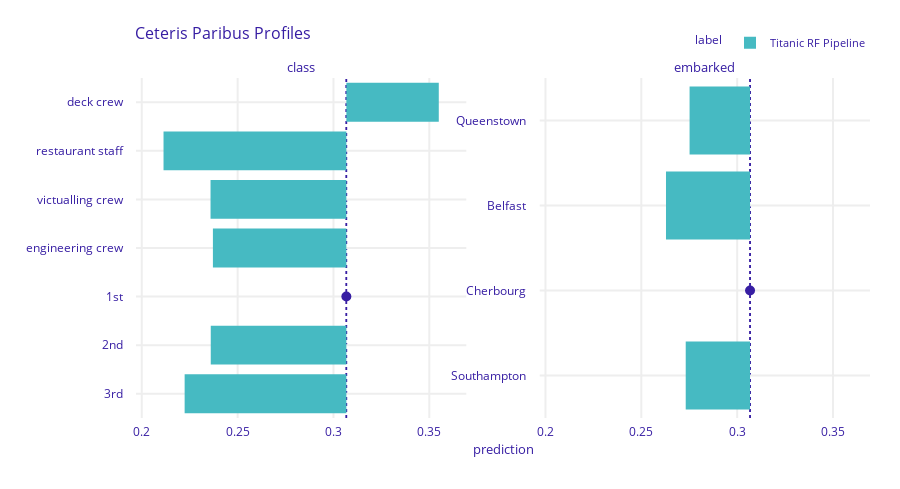

The notebook cell this image was saved under:
### Code cell
cp_henry.plot(variables = ['class', 'embarked'],
               variable_type = 'categorical')

### Figure 1 — Plotly figure (JSON) as saved in the notebook; plotly's stock layout.template omitted (floating-point values rounded to 4 significant figures)
{"data": [{"alignmentgroup": "True", "base": [0.3067, 0.3067, 0.3067, 0.3067, 0.3067, 0.3067, 0.3067], "customdata": [["</br>id: Henry</br>prediction: 0.222</br>class: 3rd</br></br>gender: male</br>age: 47.0</br>embarked: Cherbourg</br>fare: 25.0</br>sibsp: 0.0</br>parch: 0.0</br>_original_yhat_: 0.30672467296984096</br>"], ["</br>id: Henry</br>prediction: 0.236</br>class: 2nd</br></br>gender: male</br>age: 47.0</br>embarked: Cherbourg</br>fare: 25.0</br>sibsp: 0.0</br>parch: 0.0</br>_original_yhat_: 0.30672467296984096</br>"], ["</br>id: Henry</br>prediction: 0.307</br>class: 1st</br></br>gender: male</br>age: 47.0</br>embarked: Cherbourg</br>fare: 25.0</br>sibsp: 0.0</br>parch: 0.0</br>_original_yhat_: 0.30672467296984096</br>"], ["</br>id: Henry</br>prediction: 0.237</br>class: engineering crew</br></br>gender: male</br>age: 47.0</br>embarked: Cherbourg</br>fare: 25.0</br>sibsp: 0.0</br>parch: 0.0</br>_original_yhat_: 0.30672467296984096</br>"], ["</br>id: Henry</br>prediction: 0.236</br>class: victualling crew</br></br>gender: male</br>age: 47.0</br>embarked: Cherbourg</br>fare: 25.0</br>sibsp: 0.0</br>parch: 0.0</br>_original_yhat_: 0.30672467296984096</br>"], ["</br>id: Henry</br>prediction: 0.211</br>class: restaurant staff</br></br>gender: male</br>age: 47.0</br>embarked: Cherbourg</br>fare: 25.0</br>sibsp: 0.0</br>parch: 0.0</br>_original_yhat_: 0.30672467296984096</br>"], ["</br>id: Henry</br>prediction: 0.355</br>class: deck crew</br></br>gender: male</br>age: 47.0</br>embarked: Cherbourg</br>fare: 25.0</br>sibsp: 0.0</br>parch: 0.0</br>_original_yhat_: 0.30672467296984096</br>"]], "hovertemplate": "%{customdata[0]}<extra></extra>", "legendgroup": "Titanic RF Pipeline", "marker": {"color": "#46bac2", "pattern": {"shape": ""}}, "name": "Titanic RF Pipeline", "offsetgroup": "Titanic RF Pipeline", "opacity": 1, "orientation": "h", "showlegend": true, "textposition": "auto", "type": "bar", "x": [-0.08436, -0.07074, 0, -0.06962, -0.07085, -0.09538, 0.04821], "xaxis": "x", "y": ["3rd", "2nd", "1st", "engineering crew", "victualling crew", "restaurant staff", "deck crew"], "yaxis": "y"}, {"alignmentgroup": "True", "base": [0.3067, 0.3067, 0.3067, 0.3067], "customdata": [["</br>id: Henry</br>prediction: 0.273</br>embarked: Southampton</br></br>gender: male</br>age: 47.0</br>class: 1st</br>fare: 25.0</br>sibsp: 0.0</br>parch: 0.0</br>_original_yhat_: 0.30672467296984096</br>"], ["</br>id: Henry</br>prediction: 0.307</br>embarked: Cherbourg</br></br>gender: male</br>age: 47.0</br>class: 1st</br>fare: 25.0</br>sibsp: 0.0</br>parch: 0.0</br>_original_yhat_: 0.30672467296984096</br>"], ["</br>id: Henry</br>prediction: 0.263</br>embarked: Belfast</br></br>gender: male</br>age: 47.0</br>class: 1st</br>fare: 25.0</br>sibsp: 0.0</br>parch: 0.0</br>_original_yhat_: 0.30672467296984096</br>"], ["</br>id: Henry</br>prediction: 0.275</br>embarked: Queenstown</br></br>gender: male</br>age: 47.0</br>class: 1st</br>fare: 25.0</br>sibsp: 0.0</br>parch: 0.0</br>_original_yhat_: 0.30672467296984096</br>"]], "hovertemplate": "%{customdata[0]}<extra></extra>", "legendgroup": "Titanic RF Pipeline", "marker": {"color": "#46bac2", "pattern": {"shape": ""}}, "name": "Titanic RF Pipeline", "offsetgroup": "Titanic RF Pipeline", "opacity": 1, "orientation": "h", "showlegend": false, "textposition": "auto", "type": "bar", "x": [-0.03357, 0, -0.04386, -0.03155], "xaxis": "x2", "y": ["Southampton", "Cherbourg", "Belfast", "Queenstown"], "yaxis": "y2"}, {"customdata": [["</br>id: Henry</br>prediction: 0.307</br>class: 1st</br></br>gender: male</br>age: 47.0</br>embarked: Cherbourg</br>fare: 25.0</br>sibsp: 0.0</br>parch: 0.0</br>_original_yhat_: 0.30672467296984096</br>"]], "hovertemplate": "%{customdata[0]}<extra></extra>", "legendgroup": "", "marker": {"color": "#371ea3", "size": 10, "symbol": "circle"}, "mode": "markers", "name": "", "opacity": 1, "orientation": "h", "showlegend": false, "type": "scatter", "x": [0.3067], "xaxis": "x", "y": ["1st"], "yaxis": "y"}, {"customdata": [["</br>id: Henry</br>prediction: 0.307</br>embarked: Cherbourg</br></br>gender: male</br>age: 47.0</br>class: 1st</br>fare: 25.0</br>sibsp: 0.0</br>parch: 0.0</br>_original_yhat_: 0.30672467296984096</br>"]], "hovertemplate": "%{customdata[0]}<extra></extra>", "legendgroup": "", "marker": {"color": "#371ea3", "size": 10, "symbol": "circle"}, "mode": "markers", "name": "", "opacity": 1, "orientation": "h", "showlegend": false, "type": "scatter", "x": [0.3067], "xaxis": "x2", "y": ["Cherbourg"], "yaxis": "y2"}], "layout": {"annotations": [{"font": {"size": 13}, "showarrow": false, "text": "class", "x": 0.225, "xanchor": "center", "xref": "paper", "y": 1, "yanchor": "bottom", "yref": "paper"}, {"font": {"size": 13}, "showarrow": false, "text": "embarked", "x": 0.775, "xanchor": "center", "xref": "paper", "y": 1, "yanchor": "bottom", "yref": "paper"}, {"font": {"size": 13}, "showarrow": false, "text": "prediction", "textangle": 0, "x": 0.5, "xref": "paper", "y": -0.1227, "yref": "paper"}], "barmode": "group", "font": {"color": "#371ea3"}, "height": 489, "hoverlabel": {"bgcolor": "rgba(0,0,0,0.8)"}, "hovermode": "closest", "legend": {"font": {"size": 11}, "itemsizing": "constant", "orientation": "h", "title": {"font": {"size": 12}, "text": "label"}, "tracegroupgap": 0, "x": 1, "xanchor": "right", "y": 1.061, "yanchor": "bottom"}, "margin": {"b": 71, "r": 30, "t": 78}, "shapes": [{"layer": "below", "line": {"color": "#371ea3", "dash": "dot", "width": 1.5}, "type": "line", "x0": 0.3067, "x1": 0.3067, "xref": "x", "y0": 0, "y1": 1, "yref": "y domain"}, {"layer": "below", "line": {"color": "#371ea3", "dash": "dot", "width": 1.5}, "type": "line", "x0": 0.3067, "x1": 0.3067, "xref": "x2", "y0": 0, "y1": 1, "yref": "y2 domain"}, {"layer": "below", "line": {"color": "#371ea3", "dash": "dot", "width": 1.5}, "type": "line", "x0": 0.3067, "x1": 0.3067, "xref": "x", "y0": 0, "y1": 1, "yref": "y domain"}, {"layer": "below", "line": {"color": "#371ea3", "dash": "dot", "width": 1.5}, "type": "line", "x0": 0.3067, "x1": 0.3067, "xref": "x2", "y0": 0, "y1": 1, "yref": "y2 domain"}], "title": {"font": {"size": 16}, "text": "Ceteris Paribus Profiles", "x": 0.15}, "xaxis": {"anchor": "y", "automargin": true, "domain": [0, 0.45], "fixedrange": true, "gridwidth": 2, "range": [0.197, 0.3693], "tickcolor": "white", "ticklen": 3, "ticks": "outside", "title": {"text": ""}, "type": "linear", "zeroline": false}, "xaxis2": {"anchor": "y2", "automargin": true, "domain": [0.55, 1], "fixedrange": true, "gridwidth": 2, "matches": "x", "range": [0.197, 0.3693], "tickcolor": "white", "ticklen": 3, "ticks": "outside", "title": {"text": ""}, "type": "linear", "zeroline": false}, "yaxis": {"anchor": "x", "automargin": true, "domain": [0, 1], "fixedrange": true, "gridwidth": 2, "showticklabels": true, "tickcolor": "white", "ticklen": 10, "ticks": "outside", "title": {"text": ""}, "type": "category"}, "yaxis2": {"anchor": "x2", "automargin": true, "domain": [0, 1], "fixedrange": true, "gridwidth": 2, "showticklabels": true, "tickcolor": "white", "ticklen": 10, "ticks": "outside", "title": {"text": ""}, "type": "category"}}}
